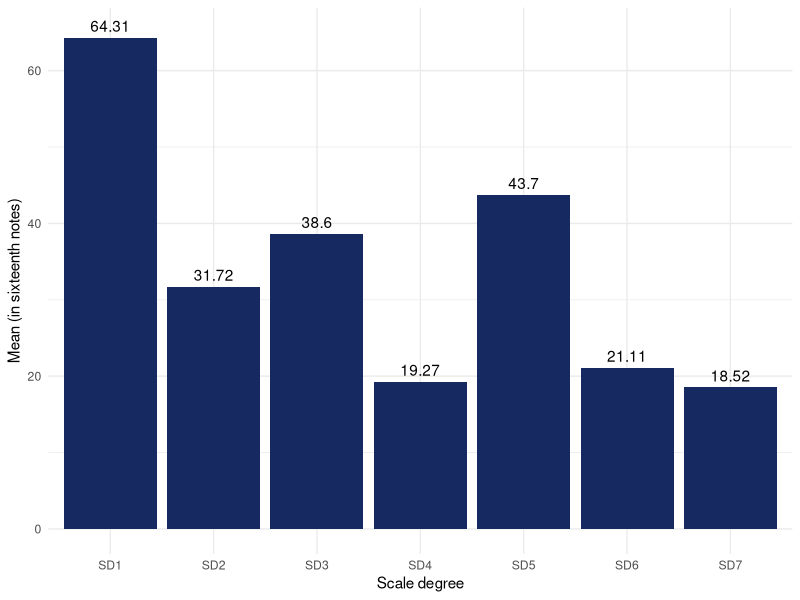
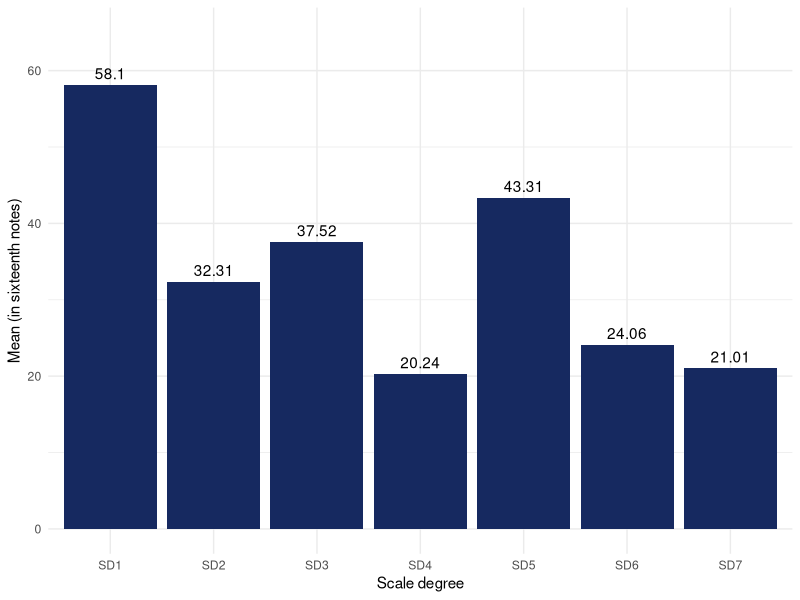
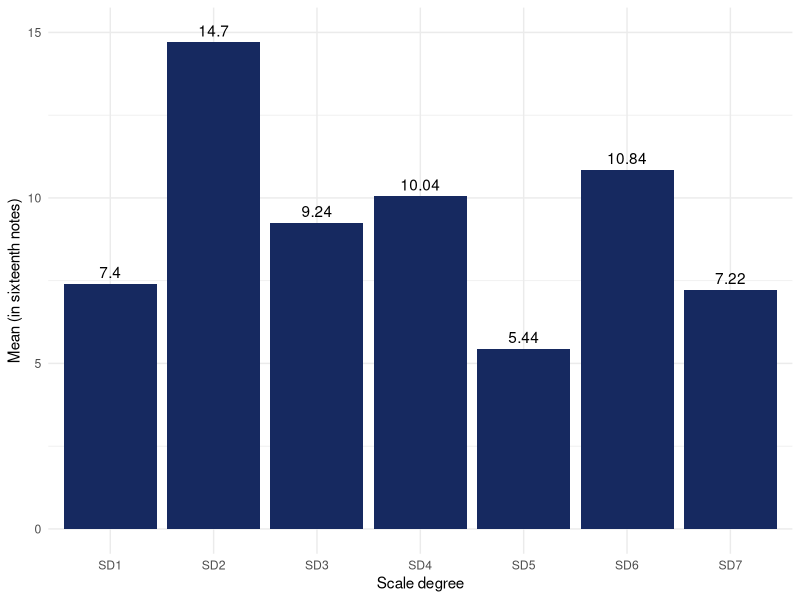
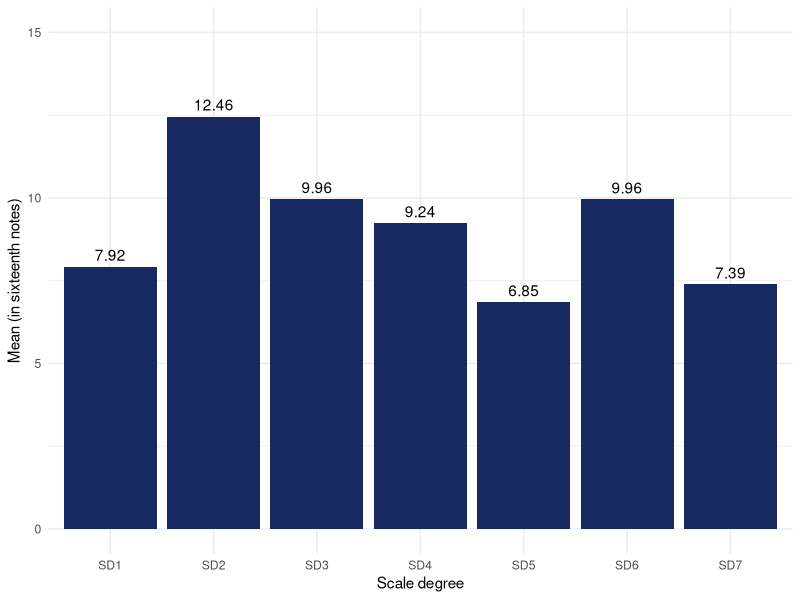
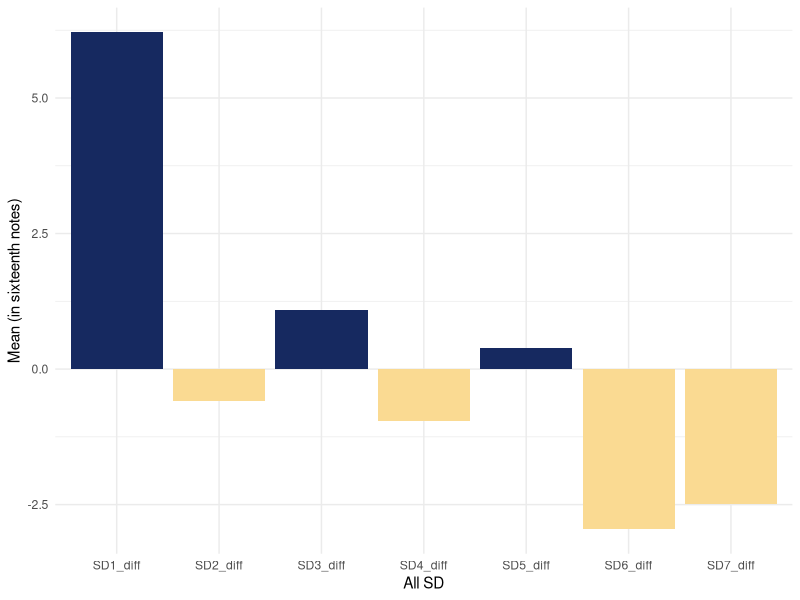
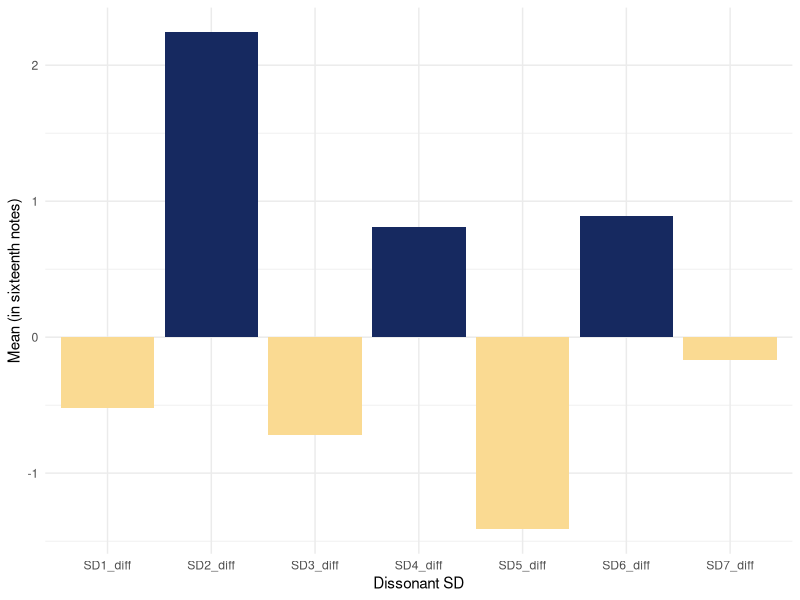
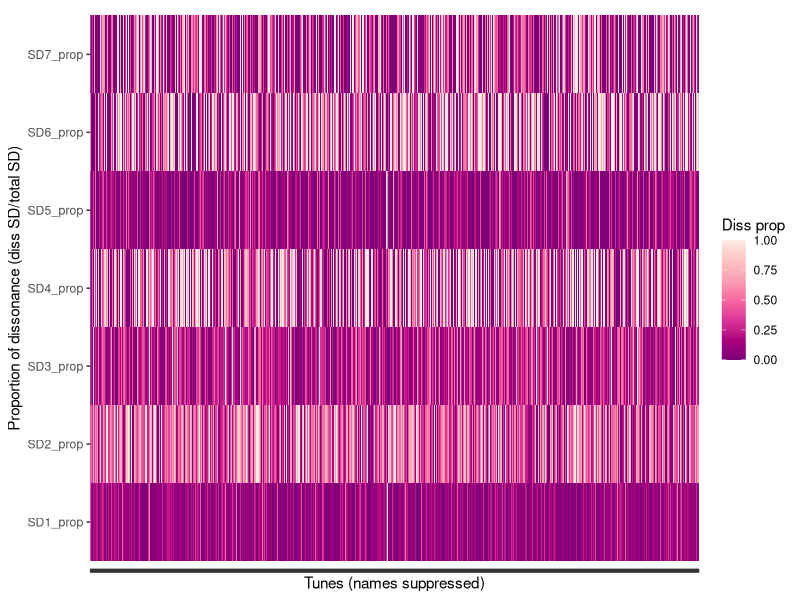
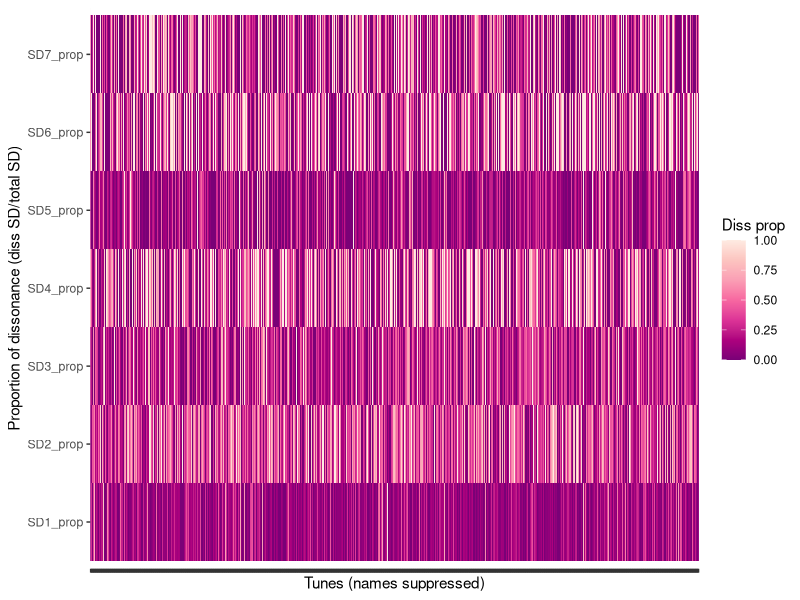

R code for these plots, in order:
## ---- chunk 1
#| echo: false
#| output: false
#| message: false


# functions needed to run
library(tidyverse)

## ---- chunk 2

# Analyze "all" solfege pitches, including those that are dissonant

#read in data
SD_A=read_csv("A_SD_dur.txt", show_col_types=FALSE)

SD_B=read_csv("B_SD_dur.txt", show_col_types=FALSE)


#check for any logical values (where the whole column is blank)
SD_A <- SD_A |> 
  # mutate(Other = as.numeric(Other), `1-` = as.numeric(`1-`))
  mutate(
    across(where(is.logical), as.numeric)
  )

SD_B <- SD_B |> 
  # mutate(Other = as.numeric(Other), `1-` = as.numeric(`1-`))
  mutate(
    across(where(is.logical), as.numeric)
  )

#function to fill in zeroes
fill_zeroes = function(vec){
  replace_na({{ vec }}, 0)
}

# since NA values truly do represent a non-occurrence of an event (all of these are events being counted), replace all of the NA values with 0)


#fill all data that is numeric, since all are numeric except for the tune titles
SD_A_zeroes <- SD_A |> mutate(
    across(where(is.numeric),fill_zeroes)
    )

SD_B_zeroes <- SD_B |> mutate(
    across(where(is.numeric),fill_zeroes)
    )

#collapse columns of "families" of SD by summing 
SD_A_cleaned <- SD_A_zeroes |> 
  mutate(
    SD1 = `1` + `1+` + `1-`,
    SD2 = `2` + `2+` + `2-`,
    SD3 = `3` + `3+` + `3-`,
    SD4 = `4` + `4+`,
    SD5 = `5` + `5+` + `5-`,
    SD6 = `6` + `6+` + `6-`,
    SD7 = `7` + `7-`,
  ) |> 
  select (Tune_name, SD1, SD2, SD3, SD4, SD5, SD6, SD7, Other)

SD_B_cleaned <- SD_B_zeroes |> 
  mutate(
    SD1 = `1` + `1+` + `1-`,
    SD2 = `2` + `2+` + `2-`,
    SD3 = `3` + `3+` + `3-`,
    SD4 = `4` + `4+`,
    SD5 = `5` + `5+` + `5-`,
    SD6 = `6` + `6+` + `6-`,
    SD7 = `7` + `7-`,
  ) |> 
  select (Tune_name, SD1, SD2, SD3, SD4, SD5, SD6, SD7, Other)


#pivot longer, calculate average amount of dissonance on each scale degree
SD_A_summary <- pivot_longer(
  SD_A_cleaned,
  cols=c("SD1","SD2","SD3","SD4","SD5","SD6","SD7"),
  names_to = "scale_deg",
  values_to = "count"
  ) |> 
  group_by(scale_deg) |> 
  summarize(
    avg_SD = mean(count)
  )

SD_B_summary <- pivot_longer(
  SD_B_cleaned,
  cols=c("SD1","SD2","SD3","SD4","SD5","SD6","SD7"),
  names_to = "scale_deg",
  values_to = "count"
  ) |> 
  group_by(scale_deg) |> 
  summarize(
    avg_SD = mean(count)
  )

#create plot showing average count per scale degree
ggplot(SD_A_summary, aes(x = scale_deg, y = avg_SD)) +
  geom_col(fill = "#162960") + 
  xlab("Scale degree") +
  ylab("Mean (in sixteenth notes)") +
  theme_minimal() +
  ylim(0,65) +
    geom_text(aes(label = round(avg_SD,2)), vjust = -0.5) # vjust moves label above the bar




## ---- chunk 3
#second plot for B sections
ggplot(SD_B_summary, aes(x = scale_deg, y = avg_SD)) +
  geom_col(fill = "#162960") + 
  xlab("Scale degree") +
  ylab("Mean (in sixteenth notes)") +
  theme_minimal() +
  ylim(0,65) +
  geom_text(aes(label = round(avg_SD,2)), vjust = -0.5) 


  
## ---- chunk 4
# Same process as above, but now only with the notes which were unsupported by the chords underneath them. 

#read in data
solf_dissA=read_csv("A_solf_diss.txt",show_col_types=FALSE)
solf_dissB=read_csv("B_solf_diss.txt",show_col_types=FALSE)


#fill all data that is numeric, since all are numeric except for the tune titles
solf_dissA_zeroes <- solf_dissA |> mutate(
    across(where(is.numeric),fill_zeroes)
    )
solf_dissB_zeroes <- solf_dissB |> mutate(
    across(where(is.numeric),fill_zeroes)
    )


#collapse columns into families by summing 
solf_dissA_cleaned <- solf_dissA_zeroes |> 
  mutate(
    SD3 = me + mi,
    SD4 = fa + fi,
    SD6 = la + le,
    SD7 = te + ti
  ) |> 
  rename(
    SD1 = do,
    SD2 = re,
    SD5 = so
  ) |> 
  select (Tune_name, SD1, SD2, SD3, SD4, SD5, SD6, SD7, Other)

solf_dissB_cleaned <- solf_dissB_zeroes |> 
  mutate(
    SD3 = me + mi,
    SD4 = fa + fi,
    SD6 = la + le,
    SD7 = te + ti
  ) |> 
  rename(
    SD1 = do,
    SD2 = re,
    SD5 = so
  ) |> 
  select (Tune_name, SD1, SD2, SD3, SD4, SD5, SD6, SD7, Other)

# At this point, since the "Other" column was empty for the total SD above, it's clear that there were a few inconsistent points of encoding in the data. For now, the "Other" columns are dropped, and an adjustment is made later on to account for the few cases where something was coded as "Other" for solfege but as a number for the SD. This is likely an issue of nomenclature and since only a few examples had this anomaly, for the purposes of visualization I'm going to more-or-less override it below
  
#pivot longer, calculate average amount of dissonance on each scale degree
solf_dissA_summary <- pivot_longer(
  solf_dissA_cleaned,
  cols=c("SD1","SD2","SD3","SD4","SD5","SD6","SD7"),
  names_to = "solfege",
  values_to = "count"
  ) |> 
  group_by(solfege) |> 
  summarize(
    avg_diss = mean(count)
  )

solf_dissB_summary <- pivot_longer(
  solf_dissB_cleaned,
  cols=c("SD1","SD2","SD3","SD4","SD5","SD6","SD7"),
  names_to = "solfege",
  values_to = "count"
  ) |> 
  group_by(solfege) |> 
  summarize(
    avg_diss = mean(count)
  )

#create plot showing average count of dissonance per scale degree

ggplot(solf_dissA_summary, aes(x = solfege, y = avg_diss)) +
  geom_col(fill = "#162960") + 
  xlab("Scale degree") +
  ylab("Mean (in sixteenth notes)") +
  theme_minimal() +
  ylim(0,15) +
  geom_text(aes(label = round(avg_diss,2)), vjust = -0.5) 

## ---- chunk 5
# second plot for B sections
ggplot(solf_dissB_summary, aes(x = solfege, y = avg_diss)) +
  geom_col(fill = "#162960") + 
  xlab("Scale degree") +
  ylab("Mean (in sixteenth notes)") +
  theme_minimal() +
  ylim(0,15) +
  geom_text(aes(label = round(avg_diss,2)), vjust = -0.5) 
  
## ---- chunk 6

#joining for comparison data

#split the names of each, so I can pair them by the tune name (ignoring the rest of the filename, since it just explains the type of info in the original file)

#function to split, since they'll all have same formats
split_names = function(df, tune_name){
  df |> separate_wider_delim(
    {{ tune_name }},
    delim = ".", 
    names = c("tune_name","krn","content","filetype"),
    too_many = "merge"
  ) |> 
    select(-krn,-content,-filetype)
}
solf_dissA_join <- split_names(solf_dissA_cleaned,Tune_name)
solf_dissB_join <- split_names(solf_dissB_cleaned,Tune_name)
SD_A_join <- split_names(SD_A_cleaned,Tune_name)
SD_B_join <- split_names(SD_B_cleaned,Tune_name)

# join the two total SD dataframes and take differences of respective SD
SD_diff <- SD_A_join |> 
  inner_join(SD_B_join, by = "tune_name", suffix = c("A","B")) |> 
  mutate(
    SD1_diff = SD1A-SD1B,
    SD2_diff = SD2A-SD2B,
    SD3_diff = SD3A-SD3B,
    SD4_diff = SD4A-SD4B,
    SD5_diff = SD5A-SD5B,
    SD6_diff = SD6A-SD6B,
    SD7_diff = SD7A-SD7B,
  )

# same as above, but for the dissonances
diss_diff <- solf_dissA_join |> 
  inner_join(solf_dissB_join, by = "tune_name", suffix = c("A","B")) |> 
  mutate(
    SD1_diff = SD1A-SD1B,
    SD2_diff = SD2A-SD2B,
    SD3_diff = SD3A-SD3B,
    SD4_diff = SD4A-SD4B,
    SD5_diff = SD5A-SD5B,
    SD6_diff = SD6A-SD6B,
    SD7_diff = SD7A-SD7B,
    SDOther_diff = OtherA-OtherB
  ) |> 
  select(
    tune_name,SD1_diff,SD2_diff,SD3_diff,SD4_diff,SD5_diff,SD6_diff,SD7_diff,SDOther_diff
    )

# Ultimately, the "Other" case is omitted here for the same reasons as above

# summarizes the average differences per solfege for all (not dissonant)
SD_diff_summary <- pivot_longer(
  SD_diff,
  cols=c(
    "SD1_diff","SD2_diff","SD3_diff","SD4_diff","SD5_diff","SD6_diff","SD7_diff",
    ),
  names_to = "SD_diff",
  values_to = "count"
  ) |> 
  group_by(SD_diff) |> 
  summarize(
    avg_diff = mean(count)
  )

# summarizes the average differences per solfege for the dissonance
diss_diff_summary <- pivot_longer(
  diss_diff,
  cols=c(
    "SD1_diff","SD2_diff","SD3_diff","SD4_diff","SD5_diff","SD6_diff","SD7_diff",
    ),
  names_to = "diss_solfege",
  values_to = "count"
  ) |> 
  group_by(diss_solfege) |> 
  summarize(
    avg_diss = mean(count)
  )

# plot pairwise comparison for all SD, A-B sections
ggplot(SD_diff_summary, aes(x = SD_diff, y = avg_diff, fill = avg_diff<0)) +
  geom_col() +
  xlab("All SD") +
  ylab("Mean (in sixteenth notes)") +
  theme_minimal() +
  scale_fill_manual(values = c( "#162960", "#fada92")) +
  theme(legend.position = "none")







## ---- chunk 7

# plot pairwise comparisons for diss SD, A-B sections
ggplot(diss_diff_summary, aes(x = diss_solfege, y = avg_diss,fill = avg_diss< 0)) +
  geom_col() + 
  xlab("Dissonant SD") +
  ylab("Mean (in sixteenth notes)") +
  theme_minimal() + 
  scale_fill_manual(values = c( "#162960", "#fada92")) +
  theme(legend.position = "none")


## ---- chunk 8


# join the SD and the diss SD, calculate proportions (diss/all), fill props with zeroes if there were no SD in the first place
A_joined <- SD_A_join |> 
  inner_join(solf_dissA_join, by = "tune_name", suffix = c("_reg","_diss")) |> 
  mutate(
    SD1_prop = SD1_diss/SD1_reg,
    SD2_prop = SD2_diss/SD2_reg,
    SD3_prop = SD3_diss/SD3_reg,
    SD4_prop = SD4_diss/SD4_reg,
    SD5_prop = SD5_diss/SD5_reg,
    SD6_prop = SD6_diss/SD6_reg,
    SD7_prop = SD7_diss/SD7_reg,
   ) |> 
  mutate(
    across(where(is.numeric),fill_zeroes)
    ) |> 
  select (tune_name,SD1_prop,SD2_prop,SD3_prop,SD4_prop,SD5_prop,SD6_prop,SD7_prop)


B_joined <- SD_B_join |> 
  inner_join(solf_dissB_join, by = "tune_name", suffix = c("_reg","_diss")) |> 
  mutate(
    SD1_prop = SD1_diss/SD1_reg,
    SD2_prop = SD2_diss/SD2_reg,
    SD3_prop = SD3_diss/SD3_reg,
    SD4_prop = SD4_diss/SD4_reg,
    SD5_prop = SD5_diss/SD5_reg,
    SD6_prop = SD6_diss/SD6_reg,
    SD7_prop = SD7_diss/SD7_reg,
   ) |> 
  mutate(
    across(where(is.numeric),fill_zeroes)
    ) |> 
  select (tune_name,SD1_prop,SD2_prop,SD3_prop,SD4_prop,SD5_prop,SD6_prop,SD7_prop)

# Here is where the issue with the "Other" encoding becomes a problem, as a few isolated tunes had "proportions" of 2 because something was encoded as "Other" in the dissonance numbers and some form of SD in the "all" numbers. Since this is an error that would require going back to the original encoding, not the dataset itself, I am manually "fixing" it by setting the max proportion to 1 for the purposes of this project. I plan to go back to my data and see where the inconsistency lies for the "real" project though!

# pivot longer, summarize the proportions of dissonance per scale degree
A_prop_summary <- pivot_longer(
  A_joined,
  cols=c(
    "SD1_prop","SD2_prop","SD3_prop","SD4_prop","SD5_prop","SD6_prop","SD7_prop",
    ),
  names_to = "Diss_proportions",
  values_to = "prop_diss"
  ) |> mutate(prop_diss = ifelse(prop_diss>1,1,prop_diss))

B_prop_summary <- pivot_longer(
  B_joined,
  cols=c(
    "SD1_prop","SD2_prop","SD3_prop","SD4_prop","SD5_prop","SD6_prop","SD7_prop",
    ),
  names_to = "Diss_proportions",
  values_to = "prop_diss"
  ) |> mutate(prop_diss = ifelse(prop_diss>1,1,prop_diss))
 

# heatmap plot to show the proportion of scale degree (varying between 0 and 1), per scale degree, per tune

ggplot(A_prop_summary, aes(tune_name, Diss_proportions, fill= prop_diss)) + 
  geom_tile() +
  theme(axis.text.x = element_blank()) +
  scale_fill_distiller(palette = "RdPu") +
  xlab("Tunes (names suppressed)") +
  ylab("Proportion of dissonance (diss SD/total SD)") + 
  labs(fill = "Diss prop")




## ---- chunk 9
#second heatmap plot, for the B section

ggplot(B_prop_summary, aes(tune_name, Diss_proportions, fill= prop_diss)) + 
  geom_tile() +
  theme(axis.text.x = element_blank()) +
  scale_fill_distiller(palette = "RdPu") +
  xlab("Tunes (names suppressed)") +
  ylab("Proportion of dissonance (diss SD/total SD)") +
  labs(fill = "Diss prop")
## ---- chunk 10
# join the two together, calculate the pairwise difference of the two proportions
all_joined <- A_joined |>
  left_join(B_joined, by = join_by(tune_name),suffix = (c("A","B"))) |> 
  mutate(
    SD1_diff_prop = SD1_propA-SD1_propB,
    SD2_diff_prop = SD2_propA-SD2_propB,
    SD3_diff_prop = SD3_propA-SD3_propB,
    SD4_diff_prop = SD4_propA-SD4_propB,
    SD5_diff_prop = SD5_propA-SD5_propB,
    SD6_diff_prop = SD6_propA-SD6_propB,
    SD7_diff_prop = SD7_propA-SD7_propB,
  ) |> 
  select(
    tune_name,SD1_diff_prop,SD2_diff_prop,SD3_diff_prop,SD4_diff_prop,SD5_diff_prop,
    SD6_diff_prop,SD7_diff_prop
    )




# summarizes the average differences of each dissonant proportion, per SD
SD_diff_prop <- pivot_longer(
  all_joined,
  cols=c(
    "SD1_diff_prop","SD2_diff_prop","SD3_diff_prop","SD4_diff_prop","SD5_diff_prop",
    "SD6_diff_prop","SD7_diff_prop",
    ),
  names_to = "SD_diff_prop",
  values_to = "count"
  ) |> 
  group_by(SD_diff_prop) |> 
  summarize(
    avg_diss_prop = mean(count)
  )

# pairwise difference of dissonant proportions of each SD 
ggplot(SD_diff_prop, aes(x = SD_diff_prop, y = avg_diss_prop,fill = avg_diss_prop< 0)) +
  geom_col() + 
  xlab("Proportion of dissonance (diss SD/total SD)") +
  ylab("Mean") +
  theme_minimal() + 
  scale_fill_manual(values = c( "#162960", "#fada92")) +
  theme(legend.position = "none")
